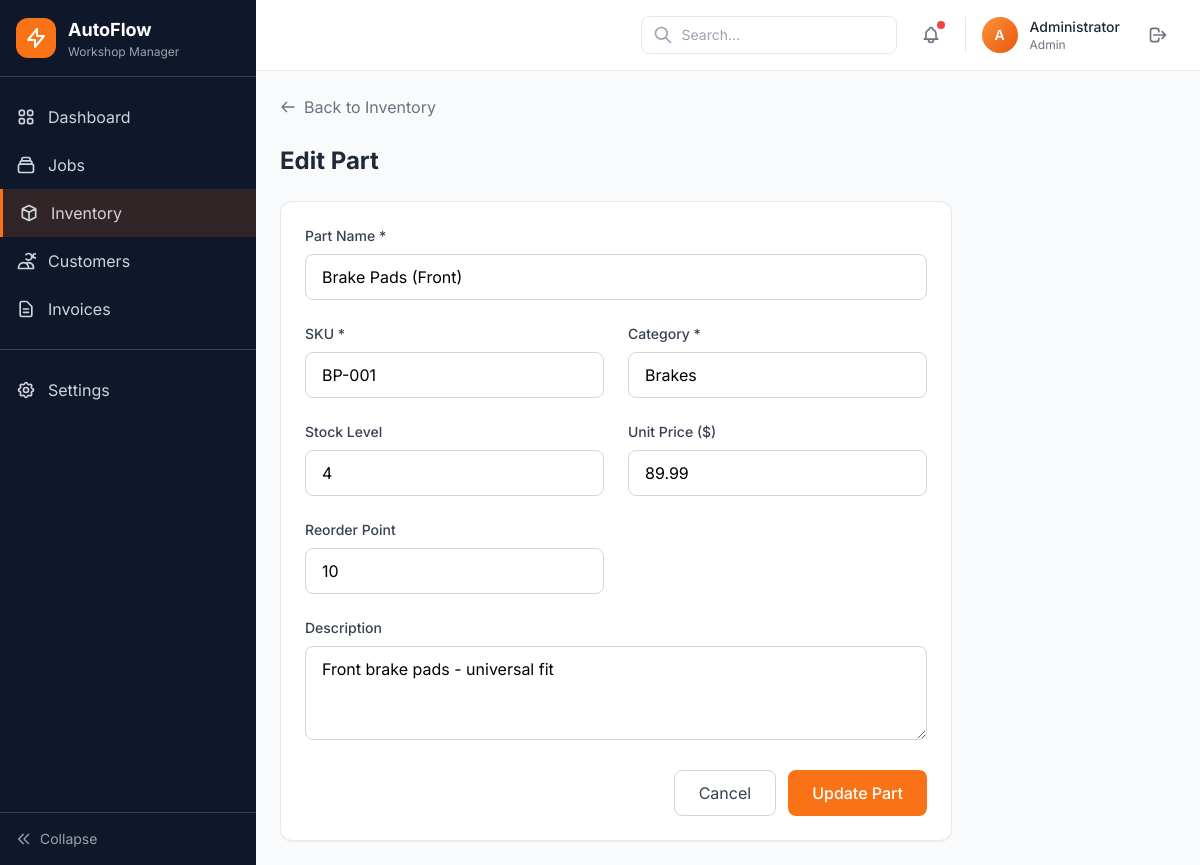
The app's page /public/admin/inventory/1/edit (signed in) with its own data.
### tables this page shows
CREATE TABLE IF NOT EXISTS inventory (
    id INT AUTO_INCREMENT PRIMARY KEY,
    part_name VARCHAR(150) NOT NULL,
    sku VARCHAR(50) NOT NULL UNIQUE,
    category VARCHAR(50) NOT NULL,
    description TEXT,
    stock_level INT NOT NULL DEFAULT 0,
    unit_price DECIMAL(10, 2) NOT NULL DEFAULT 0.00,
    reorder_point INT NOT NULL DEFAULT 10,
    created_at TIMESTAMP DEFAULT CURRENT_TIMESTAMP,
    updated_at TIMESTAMP DEFAULT CURRENT_TIMESTAMP ON UPDATE CURRENT_TIMESTAMP
);

### app/Controllers/InventoryController.php (called while the page is built, shortened)
<?php
class InventoryController extends Controller
{
    private InventoryModel $inventoryModel;
    public function __construct()
    {
        $this->inventoryModel = new InventoryModel();
    }
    public function edit(string $id): void
    {
        $item = $this->inventoryModel->getById((int)$id);
        $categories = $this->inventoryModel->getCategories();
        $this->view('admin/inventory/form', [
            'pageTitle' => 'Edit Part',
            'user' => $this->getCurrentUser(),
            'item' => $item,
            'categories' => $categories,
            'flash' => $this->getFlash()
        ]);
    }
}

### public/index.php (called while the page is built, shortened)
<?php
spl_autoload_register(function ($class) {
    $prefix = 'App\\';
    $baseDir = BASE_PATH . '/app/';
    $len = strlen($prefix);
    $relativeClass = substr($class, $len);
    $file = $baseDir . str_replace('\\', '/', $relativeClass) . '.php';
});
$router = new Router();
$router->get('/', 'AuthController', 'login');
$router->get('/login', 'AuthController', 'login');
$router->post('/login', 'AuthController', 'authenticate');
$router->get('/logout', 'AuthController', 'logout');
$router->get('/admin/dashboard', 'DashboardController', 'index');
$router->get('/admin/jobs', 'JobController', 'index');
$router->get('/admin/jobs/create', 'JobController', 'create');
$router->post('/admin/jobs/store', 'JobController', 'store');
$router->get('/admin/jobs/{id}', 'JobController', 'show');
$router->get('/admin/jobs/{id}/edit', 'JobController', 'edit');
$router->post('/admin/jobs/{id}/update', 'JobController', 'update');
$router->post('/admin/jobs/{id}/delete', 'JobController', 'delete');
$router->post('/admin/jobs/{id}/status', 'JobController', 'updateStatus');
$router->get('/admin/inventory', 'InventoryController', 'index');
$router->get('/admin/inventory/create', 'InventoryController', 'create');
$router->post('/admin/inventory/store', 'InventoryController', 'store');
$router->get('/admin/inventory/{id}', 'InventoryController', 'show');
$router->get('/admin/inventory/{id}/edit', 'InventoryController', 'edit');
$router->post('/admin/inventory/{id}/update', 'InventoryController', 'update');
$router->post('/admin/inventory/{id}/delete', 'InventoryController', 'delete');
$router->get('/admin/customers', 'CustomerController', 'index');
$router->get('/admin/customers/create', 'CustomerController', 'create');
$router->post('/admin/customers/store', 'CustomerController', 'store');
$router->get('/admin/customers/{id}', 'CustomerController', 'show');
$router->get('/admin/customers/{id}/edit', 'CustomerController', 'edit');
$router->post('/admin/customers/{id}/update', 'CustomerController', 'update');
$router->post('/admin/customers/{id}/delete', 'CustomerController', 'delete');
$router->get('/admin/quotes', 'QuoteController', 'index');
$router->get('/admin/quotes/{id}', 'QuoteController', 'show');
$router->post('/admin/quotes/{id}/approve', 'QuoteController', 'approve');
$router->dispatch();

### config/database.php (called while the page is built)
<?php
return [
    'host' => 'localhost',
    'dbname' => 'wms_db',
    'username' => 'root',
    'password' => '',
    'charset' => 'utf8mb4',
    'options' => [
        PDO::ATTR_ERRMODE => PDO::ERRMODE_EXCEPTION,
        PDO::ATTR_DEFAULT_FETCH_MODE => PDO::FETCH_ASSOC,
        PDO::ATTR_EMULATE_PREPARES => false,
    ]
];

### app/Core/DB.php (called while the page is built, shortened)
<?php
class DB
{
    private static ?DB $instance = null;
    private \PDO $pdo;
    private function __construct()
    {
        $config = require dirname(__DIR__, 2) . '/config/database.php';
        $dsn = "mysql:host={$config['host']};dbname={$config['dbname']};charset={$config['charset']}";
        try {
            $this->pdo = new \PDO($dsn, $config['username'], $config['password'], $config['options']);
        } catch (\PDOException $e) {
            throw new \Exception("Database connection failed: " . $e->getMessage());
        }
    }
    public static function getInstance(): self
    {
        if (self::$instance === null) {
            self::$instance = new self();
        }
        return self::$instance;
    }
    public function getConnection(): \PDO
    {
        return $this->pdo;
    }
}

### app/Models/InventoryModel.php (called while the page is built, shortened)
<?php
class InventoryModel
{
    private \PDO $db;
    public function __construct()
    {
        $this->db = DB::getInstance()->getConnection();
    }
    public function getById(int $id): array|false
    {
        $stmt = $this->db->prepare("SELECT * FROM inventory WHERE id = :id");
        $stmt->execute(['id' => $id]);
        return $stmt->fetch();
    }
}

### views/admin/inventory/form.php (the view, shortened to what this page needs)
<?php $isEdit = isset($item); ?>
<div class="space-y-6">
    <a href="/car1/public/admin/inventory" class="inline-flex items-center gap-2 text-gray-500 hover:text-gray-700">
        <svg class="w-4 h-4" fill="none" stroke="currentColor" viewBox="0 0 24 24">
            <path stroke-linecap="round" stroke-linejoin="round" stroke-width="2" d="M10 19l-7-7m0 0l7-7m-7 7h18" />
        </svg>
        Back to Inventory
    </a>
    <div>
        <h1 class="text-2xl font-bold text-gray-800"><?= $isEdit ? 'Edit Part' : 'Add New Part' ?></h1>
    </div>
    <form action="/car1/public/admin/inventory/<?= $isEdit ? $item['id'] . '/update' : 'store' ?>" method="POST" class="bg-white rounded-xl shadow-sm border p-6 space-y-6 max-w-2xl">
        <div class="grid grid-cols-1 md:grid-cols-2 gap-6">
            <div class="md:col-span-2">
                <label class="block text-sm font-medium text-gray-700 mb-2">Part Name *</label>
                <input type="text" name="part_name" value="<?= htmlspecialchars($item['part_name'] ?? '') ?>" required class="w-full px-4 py-2.5 border border-gray-300 rounded-lg focus:ring-2 focus:ring-primary-500">
            </div>
            <div>
                <label class="block text-sm font-medium text-gray-700 mb-2">SKU *</label>
                <input type="text" name="sku" value="<?= htmlspecialchars($item['sku'] ?? '') ?>" required class="w-full px-4 py-2.5 border border-gray-300 rounded-lg focus:ring-2 focus:ring-primary-500">
            </div>
            <div>
                <label class="block text-sm font-medium text-gray-700 mb-2">Category *</label>
                <input type="text" name="category" value="<?= htmlspecialchars($item['category'] ?? '') ?>" required list="categories" class="w-full px-4 py-2.5 border border-gray-300 rounded-lg focus:ring-2 focus:ring-primary-500">
            </div>
            <div>
                <label class="block text-sm font-medium text-gray-700 mb-2">Stock Level</label>
                <input type="number" name="stock_level" value="<?= $item['stock_level'] ?? 0 ?>" min="0" class="w-full px-4 py-2.5 border border-gray-300 rounded-lg focus:ring-2 focus:ring-primary-500">
            </div>
            <div>
                <label class="block text-sm font-medium text-gray-700 mb-2">Unit Price ($)</label>
                <input type="number" name="unit_price" value="<?= $item['unit_price'] ?? 0 ?>" min="0" step="0.01" class="w-full px-4 py-2.5 border border-gray-300 rounded-lg focus:ring-2 focus:ring-primary-500">
            </div>
            <div>
                <label class="block text-sm font-medium text-gray-700 mb-2">Reorder Point</label>
                <input type="number" name="reorder_point" value="<?= $item['reorder_point'] ?? 10 ?>" min="0" class="w-full px-4 py-2.5 border border-gray-300 rounded-lg focus:ring-2 focus:ring-primary-500">
            </div>
        </div>
        <div>
            <label class="block text-sm font-medium text-gray-700 mb-2">Description</label>
            <textarea name="description" rows="3" class="w-full px-4 py-2.5 border border-gray-300 rounded-lg focus:ring-2 focus:ring-primary-500"><?= htmlspecialchars($item['description'] ?? '') ?></textarea>
        </div>
        <div class="flex justify-end gap-3">
            <a href="/car1/public/admin/inventory" class="px-6 py-2.5 border border-gray-300 rounded-lg text-gray-700 hover:bg-gray-50">Cancel</a>
            <button type="submit" class="px-6 py-2.5 bg-primary-500 hover:bg-primary-600 text-white font-medium rounded-lg"><?= $isEdit ? 'Update Part' : 'Add Part' ?></button>
        </div>
    </form>
</div>

### app/Core/Router.php (shortened to what this page needs)
<?php
class Router
{
    private array $routes = [];
    public function get(string $path, string $controller, string $action): self
    {
        $this->routes['GET'][$path] = ['controller' => $controller, 'action' => $action];
        return $this;
    }
    public function post(string $path, string $controller, string $action): self
    {
        $this->routes['POST'][$path] = ['controller' => $controller, 'action' => $action];
        return $this;
    }
    public function dispatch(): void
    {
        $method = $_SERVER['REQUEST_METHOD'];
        $uri = parse_url($_SERVER['REQUEST_URI'], PHP_URL_PATH);
        $basePath = '/car1/public';
        if (strpos($uri, $basePath) === 0) {
            $uri = substr($uri, strlen($basePath));
        }
        foreach ($this->routes[$method] ?? [] as $path => $route) {
            $pattern = $this->convertToRegex($path);
            if (preg_match($pattern, $uri, $matches)) {
                array_shift($matches);
                $this->callAction($route['controller'], $route['action'], $matches);
                return;
            }
        }
    }
    private function convertToRegex(string $path): string
    {
        $pattern = preg_replace('/\{([a-zA-Z]+)\}/', '([^/]+)', $path);
        return '#^' . $pattern . '$#';
    }
    private function callAction(string $controller, string $action, array $params = []): void
    {
        $controllerInstance = new $controllerClass();
        call_user_func_array([$controllerInstance, $action], $params);
    }
}

### views/layouts/main.php (style rules this page uses)
body { font-family: 'Inter', sans-serif; }

### records on screen
inventory: part_name "Brake Pads (Front)", sku "BP-001", category "Brakes", stock_level "4", unit_price "89.99", reorder_point "10", description "Front brake pads - universal fit"
